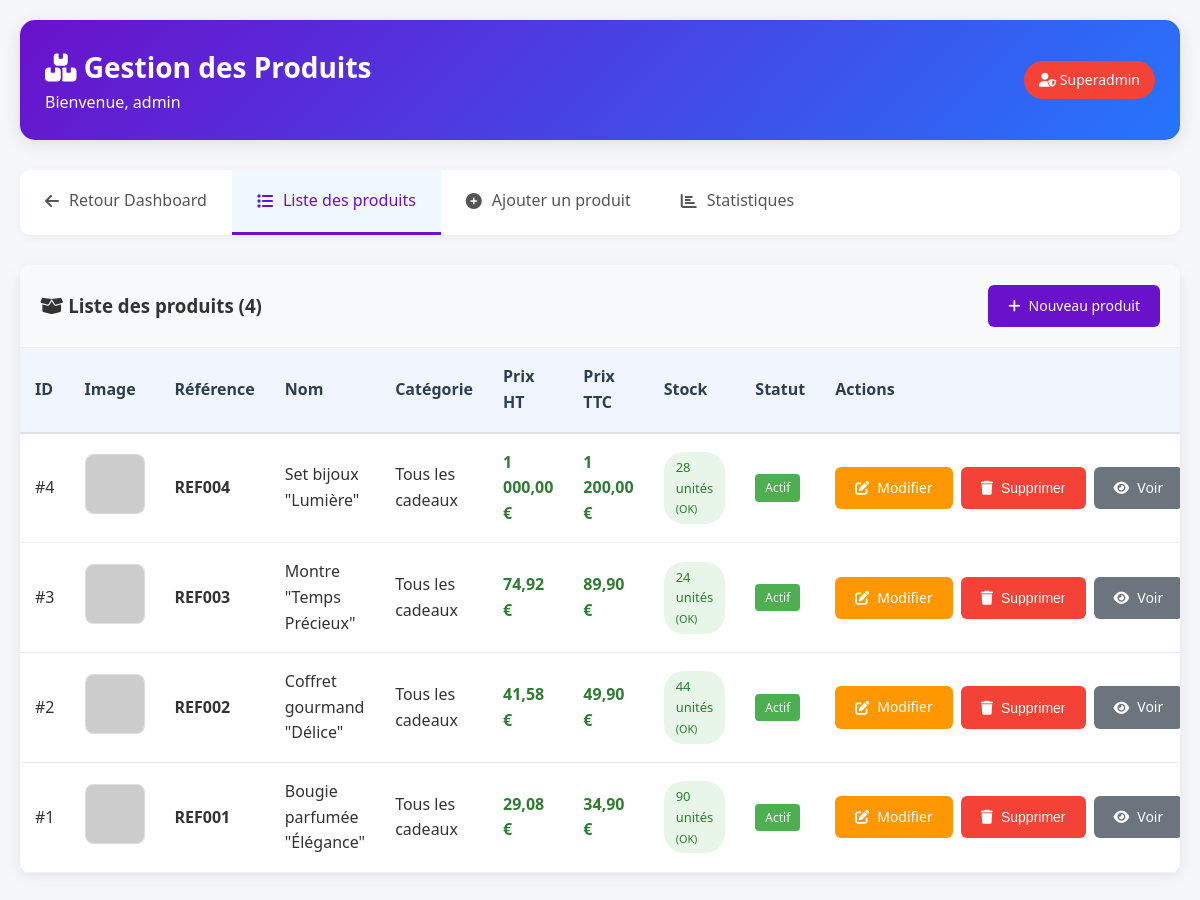
/admin_produits.php (signed in), run on an earlier commit of the app's database.
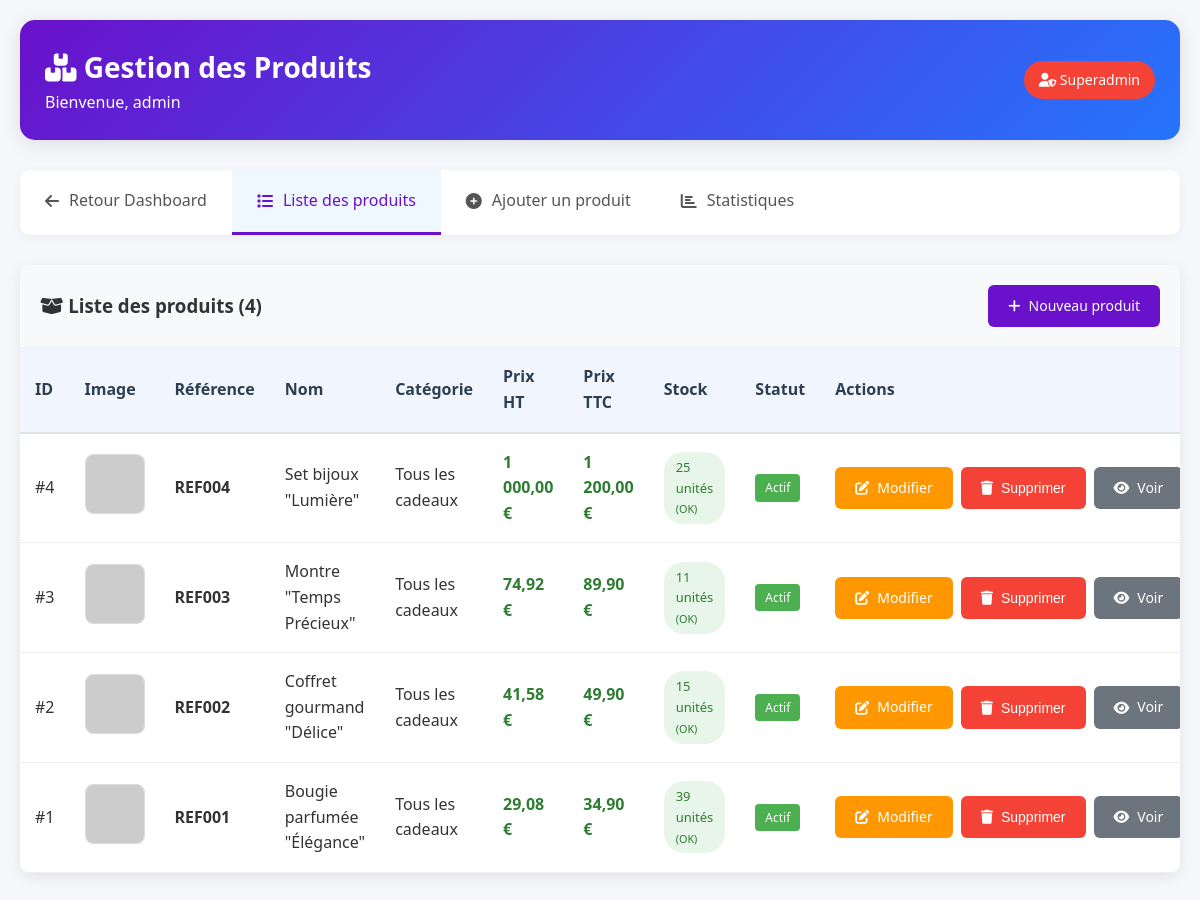
And on a later commit of the database.
### tables this page shows
CREATE TABLE `produits` (
  `id_produit` int NOT NULL,
  `reference` varchar(50) NOT NULL,
  `nom` varchar(255) NOT NULL,
  `slug` varchar(255) NOT NULL,
  `description` text,
  `description_courte` text,
  `prix_ht` decimal(10,2) NOT NULL,
  `tva` decimal(4,2) DEFAULT '20.00',
  `prix_ttc` decimal(10,2) GENERATED ALWAYS AS ((`prix_ht` * (1 + (`tva` / 100)))) STORED,
  `quantite_stock` int DEFAULT '0',
  `seuil_alerte` int DEFAULT '10',
  `id_categorie` int NOT NULL,
  `marque` varchar(100) DEFAULT NULL,
  `poids` decimal(6,2) DEFAULT NULL COMMENT 'en grammes',
  `dimensions` varchar(50) DEFAULT NULL COMMENT 'LxHxP en cm',
  `materiau` varchar(100) DEFAULT NULL,
  `couleur` varchar(50) DEFAULT NULL,
  `made_in` varchar(50) DEFAULT NULL,
  `personnalisable` tinyint(1) DEFAULT '0',
  `ecologique` tinyint(1) DEFAULT '0',
  `made_in_france` tinyint(1) DEFAULT '0',
  `artisanal` tinyint(1) DEFAULT '0',
  `exclusif` tinyint(1) DEFAULT '0',
  `note_moyenne` decimal(3,2) DEFAULT '0.00',
  `nombre_avis` int DEFAULT '0',
  `vues` int DEFAULT '0',
  `ventes` int DEFAULT '0',
  `statut` enum('actif','inactif','rupture','bientot') DEFAULT 'actif',
  `date_creation` datetime DEFAULT CURRENT_TIMESTAMP,
  `date_modification` datetime DEFAULT NULL ON UPDATE CURRENT_TIMESTAMP
);

CREATE TABLE `categories` (
  `id_categorie` int NOT NULL,
  `nom` varchar(100) NOT NULL,
  `slug` varchar(100) NOT NULL,
  `description` text,
  `parent_id` int DEFAULT NULL,
  `image` varchar(255) DEFAULT NULL,
  `ordre` int DEFAULT '0',
  `active` tinyint(1) DEFAULT '1',
  `meta_titre` varchar(255) DEFAULT NULL,
  `meta_description` text,
  `date_creation` datetime DEFAULT CURRENT_TIMESTAMP
);

### admin_produits.php (the view, shortened to what this page needs)
<?php
require_once 'admin_protection.php';
$host = 'localhost';
$dbname = 'heureducadeau';
$username_db = 'Philippe';
$password_db = 'l@99339R';
try {
    $pdo = new PDO("mysql:host=$host;dbname=$dbname;charset=utf8mb4", $username_db, $password_db);
    $pdo->setAttribute(PDO::ATTR_ERRMODE, PDO::ERRMODE_EXCEPTION);
    $pdo->exec("CREATE TABLE IF NOT EXISTS `images_produits` (
        `id_image` int NOT NULL AUTO_INCREMENT,
        `id_produit` int NOT NULL,
        `url_image` varchar(255) NOT NULL,
        `alt_text` varchar(255) DEFAULT NULL,
        `ordre` int DEFAULT '0',
        `principale` tinyint(1) DEFAULT '0',
        `date_ajout` datetime DEFAULT CURRENT_TIMESTAMP,
        PRIMARY KEY (`id_image`),
        KEY `id_produit` (`id_produit`)
    ) ENGINE=InnoDB DEFAULT CHARSET=utf8mb4");
} catch(PDOException $e) {
    die("Erreur de connexion à la base de données : " . $e->getMessage());
}
function getAllProducts($pdo) {
    $sql = "SELECT p.*, c.nom as categorie_nom
            FROM produits p
            LEFT JOIN categories c ON p.id_categorie = c.id_categorie
            ORDER BY p.id_produit DESC";
    $stmt = $pdo->prepare($sql);
    $stmt->execute();
    return $stmt->fetchAll(PDO::FETCH_ASSOC);
}
$action = $_GET['action'] ?? 'list';
$admin_username = $_SESSION['admin_username'] ?? 'Administrateur';
$admin_role = $_SESSION['admin_role'] ?? 'Non défini';
?>
<!DOCTYPE html>
<html lang="fr">
<head>
    <link rel="stylesheet" href="https://cdnjs.cloudflare.com/ajax/libs/font-awesome/6.4.0/css/all.min.css">
</head>
<body>
    <div class="container">
        <div class="header">
            <div>
                <h1><i class="fas fa-boxes"></i> Gestion des Produits</h1>
                <p>Bienvenue, <?php echo htmlspecialchars($admin_username); ?></p>
            </div>
            <div class="role-badge <?php echo $admin_role === 'superadmin' ? 'superadmin-badge' : ''; ?>">
                <i class="fas fa-user-shield"></i> <?php echo htmlspecialchars(ucfirst($admin_role)); ?>
            </div>
        </div>
        <div class="nav-tabs">
            <a href="dashboard.php">
                <i class="fas fa-arrow-left"></i> Retour Dashboard
            </a>
            <a href="admin_produits.php?action=list" class="<?php echo $action == 'list' ? 'active' : ''; ?>">
                <i class="fas fa-list"></i> Liste des produits
            </a>
            <a href="admin_produits.php?action=add" class="<?php echo $action == 'add' ? 'active' : ''; ?>">
                <i class="fas fa-plus-circle"></i> Ajouter un produit
            </a>
            <a href="admin_produits.php?action=stats" class="<?php echo $action == 'stats' ? 'active' : ''; ?>">
                <i class="fas fa-chart-bar"></i> Statistiques
            </a>
        </div>
        <?php if ($action == 'list'): ?>
            <?php
            $products = getAllProducts($pdo);
            $totalProducts = count($products);
            ?>
            <div class="table-container">
                <div class="table-header">
                    <h3><i class="fas fa-box-open"></i> Liste des produits (<?php echo $totalProducts; ?>)</h3>
                    <a href="admin_produits.php?action=add" class="btn btn-primary">
                        <i class="fas fa-plus"></i> Nouveau produit
                    </a>
                </div>
                <?php if ($totalProducts > 0): ?>
                    <table>
                        <thead>
                            <tr>
                                <th>ID</th>
                                <th>Image</th>
                                <th>Référence</th>
                                <th>Nom</th>
                                <th>Catégorie</th>
                                <th>Prix HT</th>
                                <th>Prix TTC</th>
                                <th>Stock</th>
                                <th>Statut</th>
                                <th>Actions</th>
                            </tr>
                        </thead>
                        <tbody>
                            <?php foreach ($products as $product):
                                $stmt = $pdo->prepare("SELECT url_image FROM images_produits WHERE id_produit = ? AND principale = 1 LIMIT 1");
                                $stmt->execute([$product['id_produit']]);
                                $image = $stmt->fetch();
                                $image_url = $image ? $image['url_image'] : 'https://via.placeholder.com/60x60?text=+';
                                $prix_ttc = $product['prix_ht'] * (1 + ($product['tva'] / 100));
                                $quantityClass = 'quantity-high';
                                if ($product['quantite_stock'] == 0) {
                                    $quantityClass = 'quantity-low';
                                    $stockStatus = 'Rupture';
                                } elseif ($product['quantite_stock'] <= $product['seuil_alerte']) {
                                    $quantityClass = 'quantity-medium';
                                    $stockStatus = 'Faible';
                                } else {
                                    $stockStatus = 'OK';
                                }
                            ?>
                            <tr>
                                <td>#<?php echo $product['id_produit']; ?></td>
                                <td>
                                    <img src="<?php echo htmlspecialchars($image_url); ?>"
                                         alt="<?php echo htmlspecialchars($product['nom']); ?>"
                                         class="product-image"
                                         onerror="this.src='https://via.placeholder.com/60x60?text=+'">
                                </td>
                                <td><strong><?php echo htmlspecialchars($product['reference']); ?></strong></td>
                                <td><?php echo htmlspecialchars($product['nom']); ?></td>
                                <td><?php echo htmlspecialchars($product['categorie_nom'] ?? 'Non catégorisé'); ?></td>
                                <td class="price"><?php echo number_format($product['prix_ht'], 2, ',', ' '); ?> €</td>
                                <td class="price"><?php echo number_format($prix_ttc, 2, ',', ' '); ?> €</td>
                                <td>
                                    <span class="quantity <?php echo $quantityClass; ?>">
                                        <?php echo $product['quantite_stock']; ?> unités
                                        <small>(<?php echo $stockStatus; ?>)</small>
                                    </span>
                                </td>
                                <td>
                                    <?php
                                    $statusColors = [
                                        'actif' => 'success',
                                        'inactif' => 'secondary',
                                        'rupture' => 'danger',
                                        'bientot' => 'warning'
                                    ];
                                    $statusText = [
                                        'actif' => 'Actif',
                                        'inactif' => 'Inactif',
                                        'rupture' => 'Rupture',
                                        'bientot' => 'Bientôt'
                                    ];
                                    $status = $product['statut'] ?? 'actif';
                                    $color = $statusColors[$status] ?? 'secondary';
                                    ?>
                                    <span style="display: inline-block; padding: 4px 10px; font-size: 12px; border-radius: 4px; background-color: <?php
                                        echo $color === 'success' ? '#4CAF50' :
                                              ($color === 'secondary' ? '#6c757d' :
                                              ($color === 'danger' ? '#f44336' : '#ff9800'));
                                    ?>; color: white;">
                                        <?php echo $statusText[$status] ?? $status; ?>
                                    </span>
                                </td>
                                <td>
                                    <div class="actions">
                                        <a href="admin_produits.php?action=edit&id=<?php echo $product['id_produit']; ?>"
                                           class="btn btn-warning btn-sm">
                                            <i class="fas fa-edit"></i> Modifier
                                        </a>
                                        <button onclick="confirmDelete(<?php echo $product['id_produit']; ?>, '<?php echo addslashes($product['nom']); ?>')"
                                                class="btn btn-danger btn-sm">
                                            <i class="fas fa-trash"></i> Supprimer
                                        </button>
                                        <a href="admin_produits.php?action=view&id=<?php echo $product['id_produit']; ?>"
                                           class="btn btn-secondary btn-sm">
                                            <i class="fas fa-eye"></i> Voir
                                        </a>
                                    </div>
                                </td>
                            </tr>
                            <?php endforeach; ?>
                        </tbody>
                    </table>
                <?php endif; ?>
            </div>
        <?php endif; ?>
    </div>
</body>
</html>

### admin_produits.php (style rules this page uses)
* { margin: 0; padding: 0; box-sizing: border-box; }
body { font-family: 'Segoe UI', Tahoma, Geneva, Verdana, sans-serif; background-color: #f5f7fa; color: #333; line-height: 1.6; }
.container { max-width: 1400px; margin: 0 auto; padding: 20px; }
.header { background: linear-gradient(135deg, #6a11cb 0%, #2575fc 100%); color: white; padding: 25px; border-radius: 15px; margin-bottom: 30px; box-shadow: 0 4px 20px rgba(0, 0, 0, 0.1); display: flex; justify-content: space-between; align-items: center; flex-wrap: wrap; gap: 20px; }
.header h1 { font-size: 28px; font-weight: 600; }
.role-badge { background-color: #4CAF50; color: white; padding: 8px 15px; border-radius: 20px; font-size: 14px; font-weight: 500; }
.superadmin-badge { background-color: #f44336; }
.nav-tabs { display: flex; background-color: white; border-radius: 10px; overflow: hidden; margin-bottom: 30px; box-shadow: 0 2px 10px rgba(0, 0, 0, 0.05); }
.nav-tabs a { padding: 18px 25px; text-decoration: none; color: #555; font-weight: 500; border-bottom: 3px solid transparent; transition: all 0.3s ease; display: flex; align-items: center; gap: 10px; }
.nav-tabs a.active { color: #6a11cb; border-bottom-color: #6a11cb; background-color: #f0f8ff; }
.btn { padding: 10px 20px; border: none; border-radius: 6px; cursor: pointer; font-weight: 500; font-size: 14px; transition: all 0.3s ease; display: inline-flex; align-items: center; gap: 8px; text-decoration: none; }
.btn-primary { background-color: #6a11cb; color: white; }
.btn-warning { background-color: #ff9800; color: white; }
.btn-danger { background-color: #f44336; color: white; }
.btn-secondary { background-color: #6c757d; color: white; }
.table-container { background-color: white; border-radius: 10px; overflow: hidden; box-shadow: 0 4px 15px rgba(0, 0, 0, 0.08); margin-bottom: 30px; }
.table-header { background-color: #f8f9fa; padding: 20px; display: flex; justify-content: space-between; align-items: center; border-bottom: 1px solid #eee; }
table { width: 100%; border-collapse: collapse; }
th { background-color: #f1f5fd; padding: 16px 15px; text-align: left; font-weight: 600; color: #2c3e50; border-bottom: 2px solid #dee2e6; }
td { padding: 16px 15px; border-bottom: 1px solid #eee; vertical-align: middle; }
.product-image { width: 60px; height: 60px; object-fit: cover; border-radius: 8px; border: 1px solid #ddd; }
.price { font-weight: 600; color: #2e7d32; }
.quantity { display: inline-block; padding: 5px 12px; border-radius: 20px; font-size: 13px; font-weight: 500; }
.quantity-high { background-color: #e8f5e9; color: #2e7d32; }
.actions { display: flex; gap: 8px; }

What changed in the data, as far as the page shows it:
changed produits "REF004": quantite_stock "28" → "25"
changed produits "REF003": quantite_stock "24" → "11"
changed produits "REF002": quantite_stock "44" → "15"
changed produits "REF001": quantite_stock "90" → "39"
